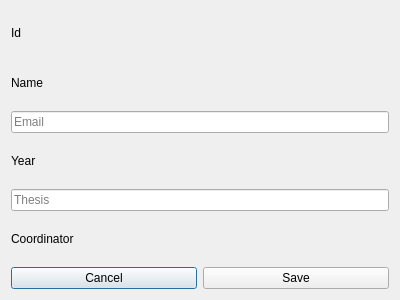
<?xml version="1.0" encoding="UTF-8"?>
<ui version="4.0">
 <class>EditWindow</class>
 <widget class="QDialog" name="EditWindow">
  <property name="geometry">
   <rect>
    <x>0</x>
    <y>0</y>
    <width>400</width>
    <height>300</height>
   </rect>
  </property>
  <property name="windowTitle">
   <string>EditWindow</string>
  </property>
  <layout class="QVBoxLayout" name="verticalLayout_2">
   <item>
    <widget class="QLabel" name="textId">
     <property name="text">
      <string>Id</string>
     </property>
    </widget>
   </item>
   <item>
    <widget class="QLabel" name="textName">
     <property name="text">
      <string>Name</string>
     </property>
    </widget>
   </item>
   <item>
    <widget class="QLineEdit" name="editEmail">
     <property name="placeholderText">
      <string>Email</string>
     </property>
    </widget>
   </item>
   <item>
    <widget class="QLabel" name="textYear">
     <property name="text">
      <string>Year</string>
     </property>
    </widget>
   </item>
   <item>
    <widget class="QLineEdit" name="editThesis">
     <property name="placeholderText">
      <string>Thesis</string>
     </property>
    </widget>
   </item>
   <item>
    <widget class="QLabel" name="textCoordinator">
     <property name="text">
      <string>Coordinator</string>
     </property>
    </widget>
   </item>
   <item>
    <layout class="QHBoxLayout" name="buttonGroup">
     <item>
      <widget class="QPushButton" name="buttonCancel">
       <property name="text">
        <string>Cancel</string>
       </property>
      </widget>
     </item>
     <item>
      <widget class="QPushButton" name="buttonSave">
       <property name="text">
        <string>Save</string>
       </property>
      </widget>
     </item>
    </layout>
   </item>
  </layout>
 </widget>
 <layoutdefault spacing="6" margin="11"/>
 <resources/>
 <connections/>
</ui>
